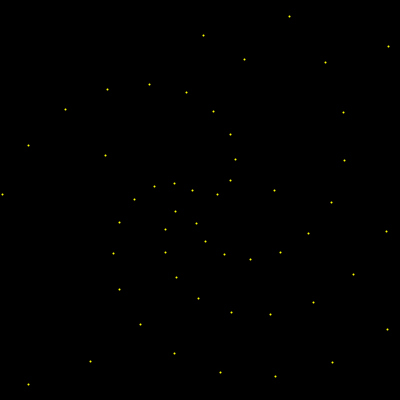
Frame 1 (no input)
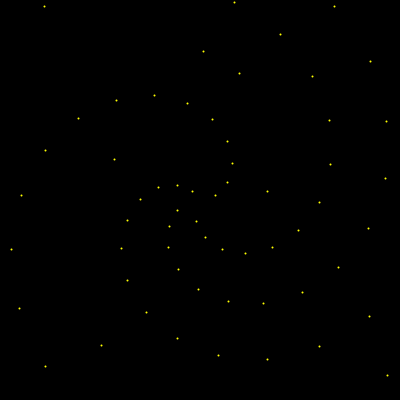
Frame 60 (the mouse pressed at the canvas centre just before this capture)
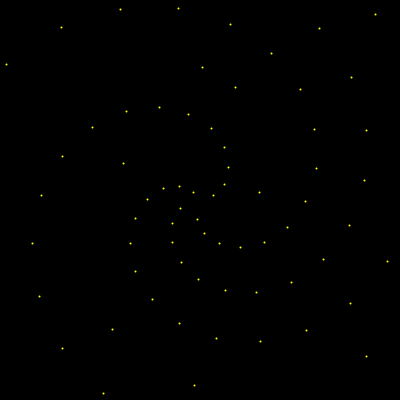
Frame 120 (the mouse held since frame 60 and released just before this capture)

The Processing sketch that drew these frames (run headless with seeded random() and noise(); from frame 60 on, the mouse is pressed at the canvas centre):

// Processing sketch: prime
// ── prime.pde
PVector polar_cartesian(long r){
  PVector temp=new PVector();
  temp.x=r*cos(r);
  temp.y=r*sin(r);
  return temp;
}

boolean isPrime(long num){
  boolean flag = false;
  for(long i = 2; i <= num/2; ++i){
      if(num % i == 0){
          flag = true;
          break;
      }
  }
  return flag;
}

PVector temp;
ArrayList<Long> num = new ArrayList<Long>();
void setup(){
  size(400,400);
  for(long i=0;i<100000;i++){
    if(isPrime(i)){
      num.add(i);
    }
  }
}
float s=3;
void draw(){
  background(0);
  stroke(255,255,0);
  translate(width/2,height/2);
  strokeWeight(2);
  for(int i=0;i<num.size();i++){
    temp=polar_cartesian(num.get(i));
    temp.x*=s;
    temp.y*=s;
    if(temp.x<width/2 && temp.x>-width/2 && temp.y<height/2 && temp.y>-height/2){
      point(temp.x,temp.y);
    }
  }
  s-=0.005;
  if(s<=0){
    noLoop();
  }
}
